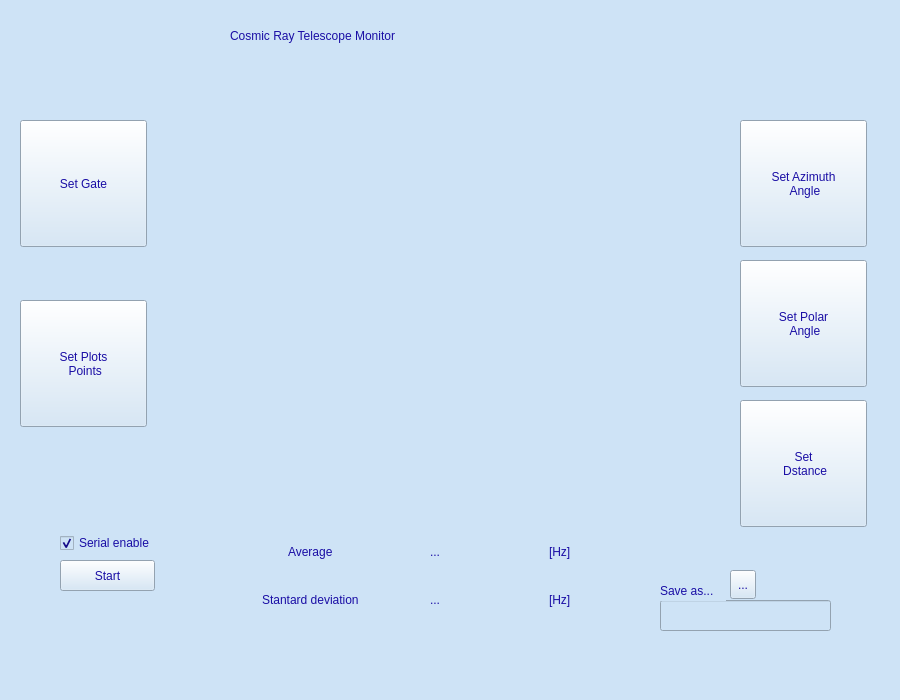
<?xml version="1.0" encoding="UTF-8"?>
<ui version="4.0">
 <class>MainWindow</class>
 <widget class="QMainWindow" name="MainWindow">
  <property name="geometry">
   <rect>
    <x>0</x>
    <y>0</y>
    <width>900</width>
    <height>700</height>
   </rect>
  </property>
  <property name="windowTitle">
   <string>MainWindow</string>
  </property>
  <property name="styleSheet">
   <string notr="true">background-color: rgb(206, 227, 246);
font: 75 italic bold 11pt &quot;Liberation Serif&quot;;
color:rgb(26, 14, 165)</string>
  </property>
  <widget class="QWidget" name="centralWidget">
   <widget class="QCustomPlot" name="gFreqTime" native="true">
    <property name="geometry">
     <rect>
      <x>170</x>
      <y>80</y>
      <width>540</width>
      <height>420</height>
     </rect>
    </property>
    <property name="autoFillBackground">
     <bool>false</bool>
    </property>
   </widget>
   <widget class="QLabel" name="title">
    <property name="geometry">
     <rect>
      <x>230</x>
      <y>10</y>
      <width>511</width>
      <height>51</height>
     </rect>
    </property>
    <property name="styleSheet">
     <string notr="true">font: 75 italic 30pt &quot;Liberation Serif&quot;;</string>
    </property>
    <property name="text">
     <string>Cosmic Ray Telescope Monitor</string>
    </property>
   </widget>
   <widget class="QFrame" name="wifi_frame">
    <property name="geometry">
     <rect>
      <x>150</x>
      <y>20</y>
      <width>51</width>
      <height>45</height>
     </rect>
    </property>
    <property name="styleSheet">
     <string notr="true">QFrame{ 
       background-color: transparent;
         background-image: url(&quot;wifi_off.png&quot;);
         background-repeat: none; border: none;
}</string>
    </property>
    <property name="frameShape">
     <enum>QFrame::StyledPanel</enum>
    </property>
    <property name="frameShadow">
     <enum>QFrame::Raised</enum>
    </property>
   </widget>
   <widget class="QFrame" name="frame">
    <property name="geometry">
     <rect>
      <x>760</x>
      <y>20</y>
      <width>94</width>
      <height>84</height>
     </rect>
    </property>
    <property name="styleSheet">
     <string notr="true">
QFrame
{
    background-color: transparent;
    background-image: url(&quot;utfsm_silab.png&quot;);
    background-repeat: none;    
    border: none;
}</string>
    </property>
    <property name="frameShape">
     <enum>QFrame::StyledPanel</enum>
    </property>
    <property name="frameShadow">
     <enum>QFrame::Raised</enum>
    </property>
   </widget>
   <widget class="QPushButton" name="gateButton">
    <property name="geometry">
     <rect>
      <x>20</x>
      <y>120</y>
      <width>127</width>
      <height>127</height>
     </rect>
    </property>
    <property name="styleSheet">
     <string notr="true">QPushButton
{
    background-color: transparent;
    background-image: url(&quot;default_button.png&quot;);
    background-repeat: none;    
    border: none;
}
QPushButton:hover
{
   background-image: url(&quot;hover_button.png&quot;);
}

QPushButton:pressed
{
   background-image: url(&quot;press_button.png&quot;);
}
	border-color: rgba(255, 255, 255, 0);</string>
    </property>
    <property name="text">
     <string>Set Gate</string>
    </property>
   </widget>
   <widget class="QPushButton" name="npointsButton">
    <property name="geometry">
     <rect>
      <x>20</x>
      <y>300</y>
      <width>127</width>
      <height>127</height>
     </rect>
    </property>
    <property name="styleSheet">
     <string notr="true">QPushButton
{
    background-color: transparent;
    background-image: url(&quot;default_button.png&quot;);
    background-repeat: none;    
    border: none;
}
QPushButton:hover
{
   background-image: url(&quot;hover_button.png&quot;);
}

QPushButton:pressed
{
   background-image: url(&quot;press_button.png&quot;);
}
	border-color: rgba(255, 255, 255, 0);</string>
    </property>
    <property name="text">
     <string>Set Plots 
 Points</string>
    </property>
   </widget>
   <widget class="QPushButton" name="azimuthButton">
    <property name="geometry">
     <rect>
      <x>740</x>
      <y>120</y>
      <width>127</width>
      <height>127</height>
     </rect>
    </property>
    <property name="styleSheet">
     <string notr="true">QPushButton
{
    background-color: transparent;
    background-image: url(&quot;default_button.png&quot;);
    background-repeat: none;    
    border: none;
}
QPushButton:hover
{
   background-image: url(&quot;hover_button.png&quot;);
}

QPushButton:pressed
{
   background-image: url(&quot;press_button.png&quot;);
}
	border-color: rgba(255, 255, 255, 0);</string>
    </property>
    <property name="text">
     <string>Set Azimuth 
 Angle</string>
    </property>
   </widget>
   <widget class="QPushButton" name="polarButton">
    <property name="geometry">
     <rect>
      <x>740</x>
      <y>260</y>
      <width>127</width>
      <height>127</height>
     </rect>
    </property>
    <property name="styleSheet">
     <string notr="true">QPushButton
{
    background-color: transparent;
    background-image: url(&quot;default_button.png&quot;);
    background-repeat: none;    
    border: none;
}
QPushButton:hover
{
   background-image: url(&quot;hover_button.png&quot;);
}

QPushButton:pressed
{
   background-image: url(&quot;press_button.png&quot;);
}
	border-color: rgba(255, 255, 255, 0);</string>
    </property>
    <property name="text">
     <string>Set Polar 
 Angle</string>
    </property>
   </widget>
   <widget class="QPushButton" name="distanceButton">
    <property name="geometry">
     <rect>
      <x>740</x>
      <y>400</y>
      <width>127</width>
      <height>127</height>
     </rect>
    </property>
    <property name="styleSheet">
     <string notr="true">QPushButton
{
    background-color: transparent;
    background-image: url(&quot;default_button.png&quot;);
    background-repeat: none;    
    border: none;
}
QPushButton:hover
{
   background-image: url(&quot;hover_button.png&quot;);
}

QPushButton:pressed
{
   background-image: url(&quot;press_button.png&quot;);
}
	border-color: rgba(255, 255, 255, 0);</string>
    </property>
    <property name="text">
     <string>Set 
 Dstance</string>
    </property>
   </widget>
   <widget class="QCheckBox" name="checkBox">
    <property name="geometry">
     <rect>
      <x>60</x>
      <y>530</y>
      <width>111</width>
      <height>26</height>
     </rect>
    </property>
    <property name="text">
     <string>Serial enable</string>
    </property>
    <property name="checkable">
     <bool>true</bool>
    </property>
    <property name="checked">
     <bool>true</bool>
    </property>
   </widget>
   <widget class="QWidget" name="layoutWidget">
    <property name="geometry">
     <rect>
      <x>240</x>
      <y>520</y>
      <width>391</width>
      <height>111</height>
     </rect>
    </property>
    <layout class="QGridLayout" name="gridLayout">
     <item row="0" column="0" alignment="Qt::AlignHCenter">
      <widget class="QLabel" name="label">
       <property name="text">
        <string>Average</string>
       </property>
      </widget>
     </item>
     <item row="0" column="1" alignment="Qt::AlignHCenter">
      <widget class="QLabel" name="label_avg">
       <property name="text">
        <string>...</string>
       </property>
      </widget>
     </item>
     <item row="0" column="2" alignment="Qt::AlignHCenter">
      <widget class="QLabel" name="label_5">
       <property name="text">
        <string>[Hz]</string>
       </property>
      </widget>
     </item>
     <item row="1" column="0" alignment="Qt::AlignHCenter">
      <widget class="QLabel" name="label_2">
       <property name="text">
        <string>Stantard deviation</string>
       </property>
      </widget>
     </item>
     <item row="1" column="1" alignment="Qt::AlignHCenter">
      <widget class="QLabel" name="label_sd">
       <property name="text">
        <string>...</string>
       </property>
      </widget>
     </item>
     <item row="1" column="2" alignment="Qt::AlignHCenter">
      <widget class="QLabel" name="label_6">
       <property name="text">
        <string>[Hz]</string>
       </property>
      </widget>
     </item>
    </layout>
   </widget>
   <widget class="QLineEdit" name="lineEdit">
    <property name="geometry">
     <rect>
      <x>660</x>
      <y>600</y>
      <width>171</width>
      <height>31</height>
     </rect>
    </property>
    <property name="autoFillBackground">
     <bool>true</bool>
    </property>
   </widget>
   <widget class="QPushButton" name="pushButton_2">
    <property name="geometry">
     <rect>
      <x>60</x>
      <y>560</y>
      <width>95</width>
      <height>31</height>
     </rect>
    </property>
    <property name="text">
     <string>Start</string>
    </property>
   </widget>
   <widget class="QToolButton" name="toolButton">
    <property name="geometry">
     <rect>
      <x>730</x>
      <y>570</y>
      <width>26</width>
      <height>29</height>
     </rect>
    </property>
    <property name="text">
     <string>...</string>
    </property>
   </widget>
   <widget class="QLabel" name="label_3">
    <property name="geometry">
     <rect>
      <x>660</x>
      <y>580</y>
      <width>66</width>
      <height>21</height>
     </rect>
    </property>
    <property name="text">
     <string>Save as...</string>
    </property>
   </widget>
  </widget>
 </widget>
 <layoutdefault spacing="6" margin="11"/>
 <customwidgets>
  <customwidget>
   <class>QCustomPlot</class>
   <extends>QWidget</extends>
   <header location="global">qcustomplot.h</header>
   <container>1</container>
  </customwidget>
 </customwidgets>
 <resources/>
 <connections/>
</ui>
